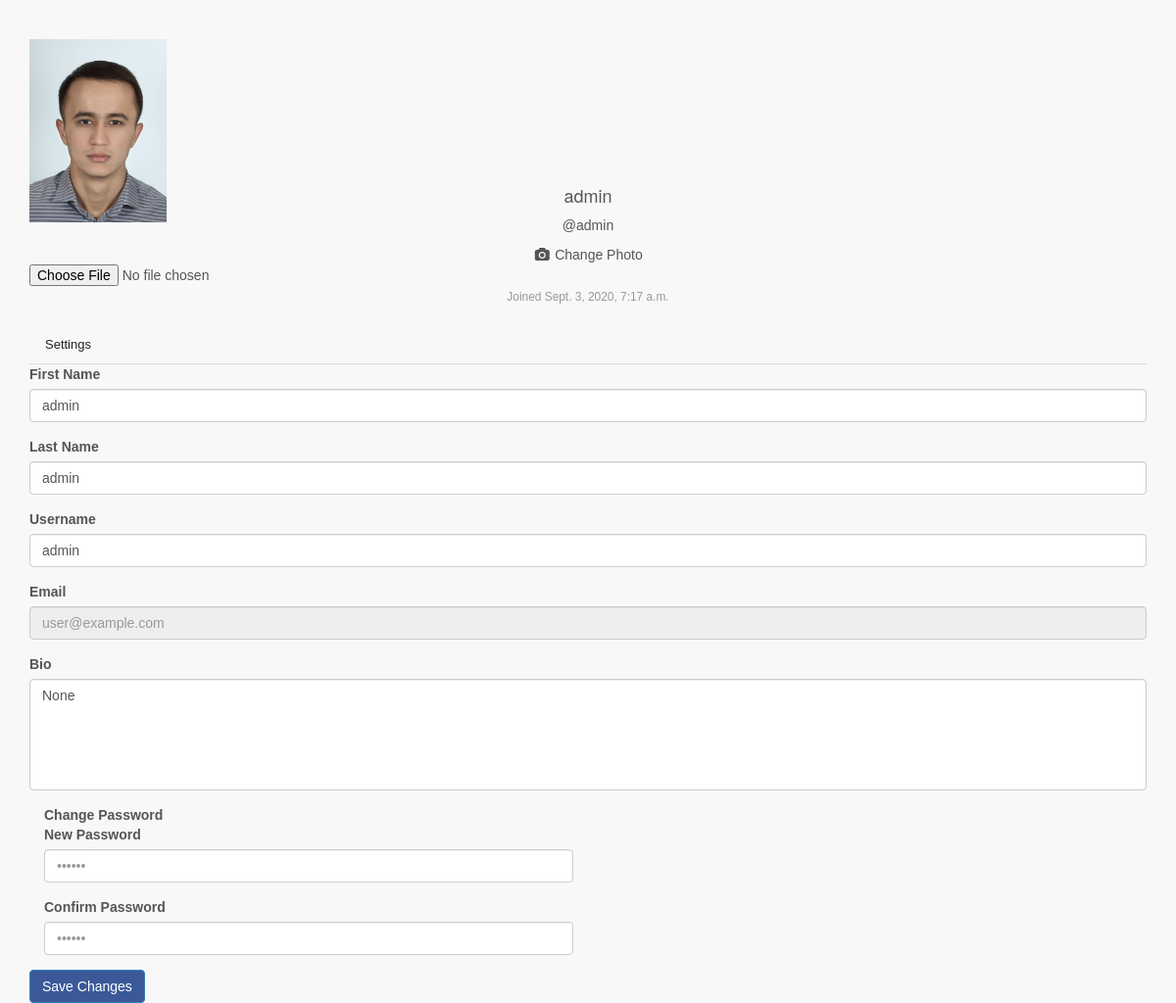
Page /profile/admin/edit/ (signed in) on the committed database.
### profiles/models.py (models this page shows, shortened)
class Profile(models.Model):
    user = models.OneToOneField(User, on_delete=models.CASCADE, related_name='profile')
    first_name = models.CharField(max_length=256)
    last_name = models.CharField(max_length=256)
    bio = models.CharField(max_length=128, blank=True, null=True)
    profile_pic = models.ImageField(upload_to= upload_directory_path, blank=True,null=True)
    created_date = models.DateTimeField(auto_now_add=True,blank=True,null=True)
    updated_date = models.DateTimeField(auto_now=True,blank=True,null=True)

### profiles/views.py (the view, shortened to what this page needs)
# urls.py: path('<username>/edit/', EditProfile.as_view(), name='edit-profile'),
class EditProfile(LoginRequiredMixin,View):
    def get_queryset(self, *args, **kwargs):
        username = self.kwargs.get('username')
        profile = get_object_by_username(Profile, username = username)
        return profile, username
    def get(self, request, *args, **kwargs):
        profile, username = self.get_queryset(*args, **kwargs)
        context = {}
        if request.user.username == username:
            if profile is not None:
                context['profile'] = profile
                return render(request, 'blog/edit_profile.html', context)
            return HttpResponse('User not Found 404 Error')
        return HttpResponse("You can not enter someone's profile settings!!!")

### project/utils/core.py (called while the page is built)
def get_object_by_username(instance, username):
    try:
        obj = instance.objects.get(user__username = username)
    except ObjectDoesNotExist:
        obj = None
    return obj

### profiles/templates/blog/edit_profile.html (shortened to what this page needs)
{% extends "base.html" %}
{% load static %}
{% block content %}
<link rel="stylesheet" href="{% static 'css/edit_profile.css' %}">
<div class="container">
<div class="row flex-lg-nowrap">
  <div class="col">
    <div class="row">
      <div class="col mb-3">
        <div class="card">
          <div class="card-body">
            <div class="e-profile">
              <form class="form" method="POST" enctype="multipart/form-data">
              <div class="row">
                <div class="col-12 col-sm-auto mb-3">
                  <div class="mx-auto" style="width: 140px;">
                    <br />
                    <div class="d-flex justify-content-center align-items-center rounded" style="height: 140px; background-color: rgb(233, 236, 239);">
                      {% if profile.profile_pic %}
                      <img src="{{ profile.profile_pic.url }}" id="myimg" width="140px" alt="">
                      {% else %}
                      <img src="{% static 'images/user.jpg' %}" id="myimg" width="140px">
                      {% endif%}
                    </div>
                  </div>
                </div>
                <div class="col d-flex flex-column flex-sm-row justify-content-between mb-3">
                  <div class="text-center text-sm-left mb-2 mb-sm-0">
                    <h4 class="pt-sm-2 pb-1 mb-0 text-nowrap">{{profile.first_name}}</h4>
                    <p class="mb-0">@{{profile.user.username}}</p>
                    <div class="mt-2">
                        <i class="fa fa-fw fa-camera"></i>
                        <span>Change Photo </span>
                        <input type="file" id="photo" name="photo" onchange="onFileSelected()" accept="image/*">
                    </div>
                  </div>
                  <div class="text-center text-sm-right">
                    <div class="text-muted"><small>Joined {{profile.created_date}}</small></div>
                  </div>
                </div>
              </div>
              <br />
              <ul class="nav nav-tabs">
                <li class="nav-item"><a href="" class="active nav-link">Settings</a></li>
              </ul>
              <div class="tab-content pt-3">
                <div class="tab-pane active">
                    <div class="row">
                      <div class="col">
                        <div class="row">
                          <div class="col">
                            <div class="form-group">
                              <label>First Name</label>
                              <input class="form-control" type="text" name="fname" value="{{profile.first_name}}" required>
                            </div>
                          </div>
                          <div class="col">
                            <div class="form-group">
                              <label>Last Name</label>
                              <input class="form-control" type="text" name="lname" value="{{profile.last_name}}" required>
                            </div>
                          </div>
                          <div class="col">
                            <div class="form-group">
                              <label>Username</label>
                              <input class="form-control" type="text" name="username" value="{{profile.user.username}}" required>
                            </div>
                          </div>
                        </div>
                        <div class="row">
                          <div class="col">
                            <div class="form-group">
                              <label>Email</label>
                              <input class="form-control" type="text" name="email" placeholder="user@example.com" readonly>
                            </div>
                          </div>
                        </div>
                        <div class="row">
                          <div class="col mb-3">
                            <div class="form-group">
                              <label>Bio</label>
                              <textarea class="form-control" name = "bio" rows="5" placeholder="My Bio">{{profile.bio}}</textarea>
                            </div>
                          </div>
                        </div>
                      </div>
                    </div>
                    <div class="row">
                      <div class="col-12 col-sm-6 mb-3">
                        <div class="mb-2"><b>Change Password</b></div>
                        <div class="row">
                          <div class="col">
                            <div class="form-group">
                              <label>New Password</label>
                              <input class="form-control" type="password" id="password" name="password" onkeyup='check();' placeholder="••••••">
                            </div>
                          </div>
                        </div>
                        <div class="row">
                          <div class="col">
                            <div class="form-group">
                              <label>Confirm <span class="d-none d-xl-inline">Password</span></label>
                              <input class="form-control" type="password"id="confirm" name="confirm" onkeyup='check();' placeholder="••••••"></div>
                          </div>
                        </div>
                      </div>
                    </div>
                    <div class="row">
                      <div class="col d-flex justify-content-end">
                        <button class="btn btn-primary" id="submit" type="submit">Save Changes</button>
                      </div>
                    </div>
                  </form>
                </div>
              </div>
            </div>
          </div>
        </div>
      </div>
    </div>
  </div>
{% endblock %}

### profiles/static/css/facebook.css (style rules this page uses)
html, body { height: 100%; font-family:verdana,arial,sans-serif; color:#555555; }
.nav { font-family:Arial,sans-serif; font-size:13px; }
a { color:#222222; }
.wrapper, .row { height: 100%; margin-left:0; margin-right:0; }
.btn-primary,.label-primary,.list-group-item.active, .list-group-item.active:hover, .list-group-item.active:focus { background-color:#3B5999; color:#fffffe; }
.panel textarea, .well textarea, textarea.form-control { resize: none; }

### profiles/static/css/edit_profile.css (style rules this page uses)
body { margin-top:20px; background:#f8f8f8 }

### rows in the picture
Profile: profile_pic (picture), first_name "admin", user.username "admin", created_date "Sept. 3, 2020, 7:17 a.m.", fname "admin", lname "admin", username "admin", bio "None"
